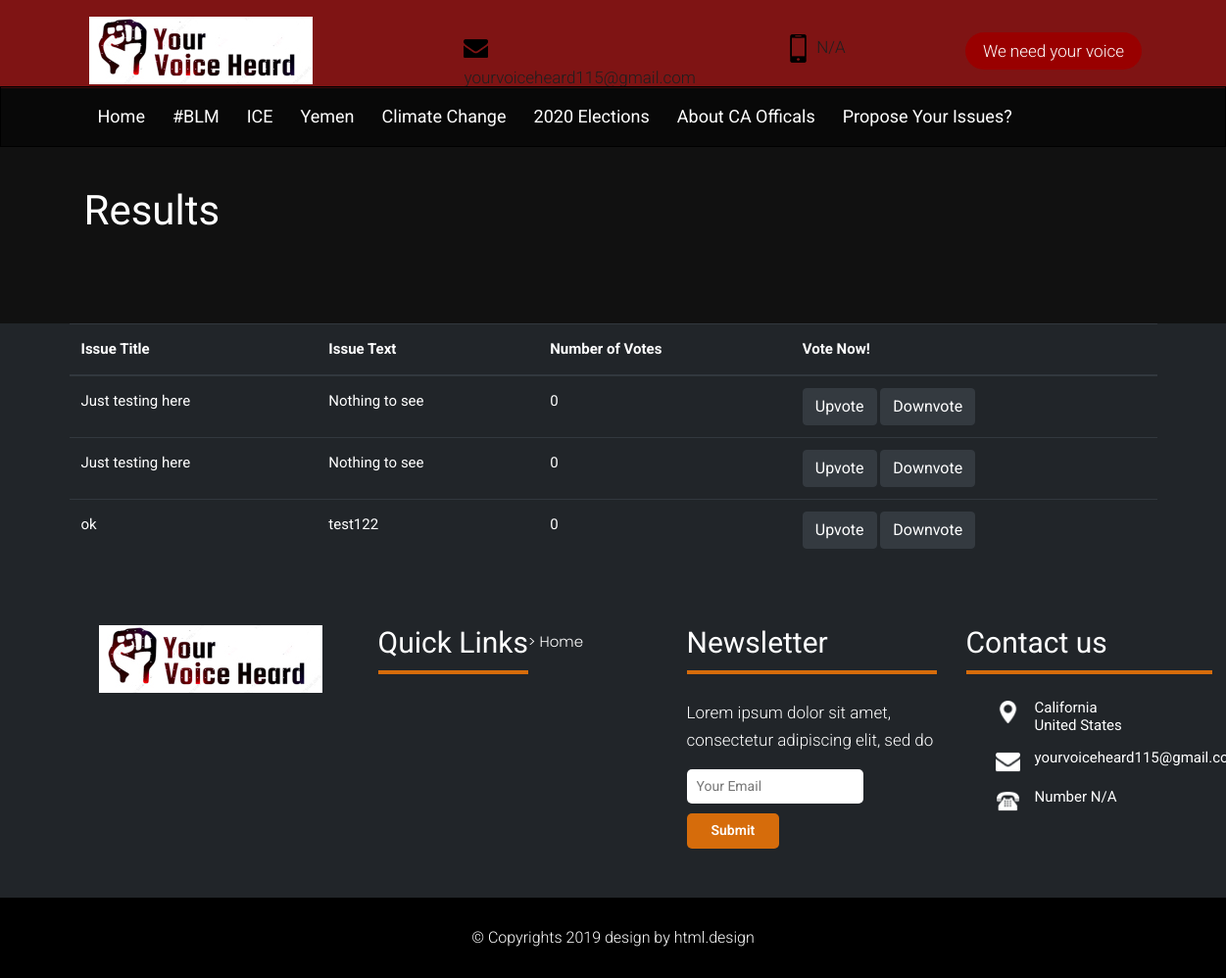
/results, run on an earlier commit of the app's database.
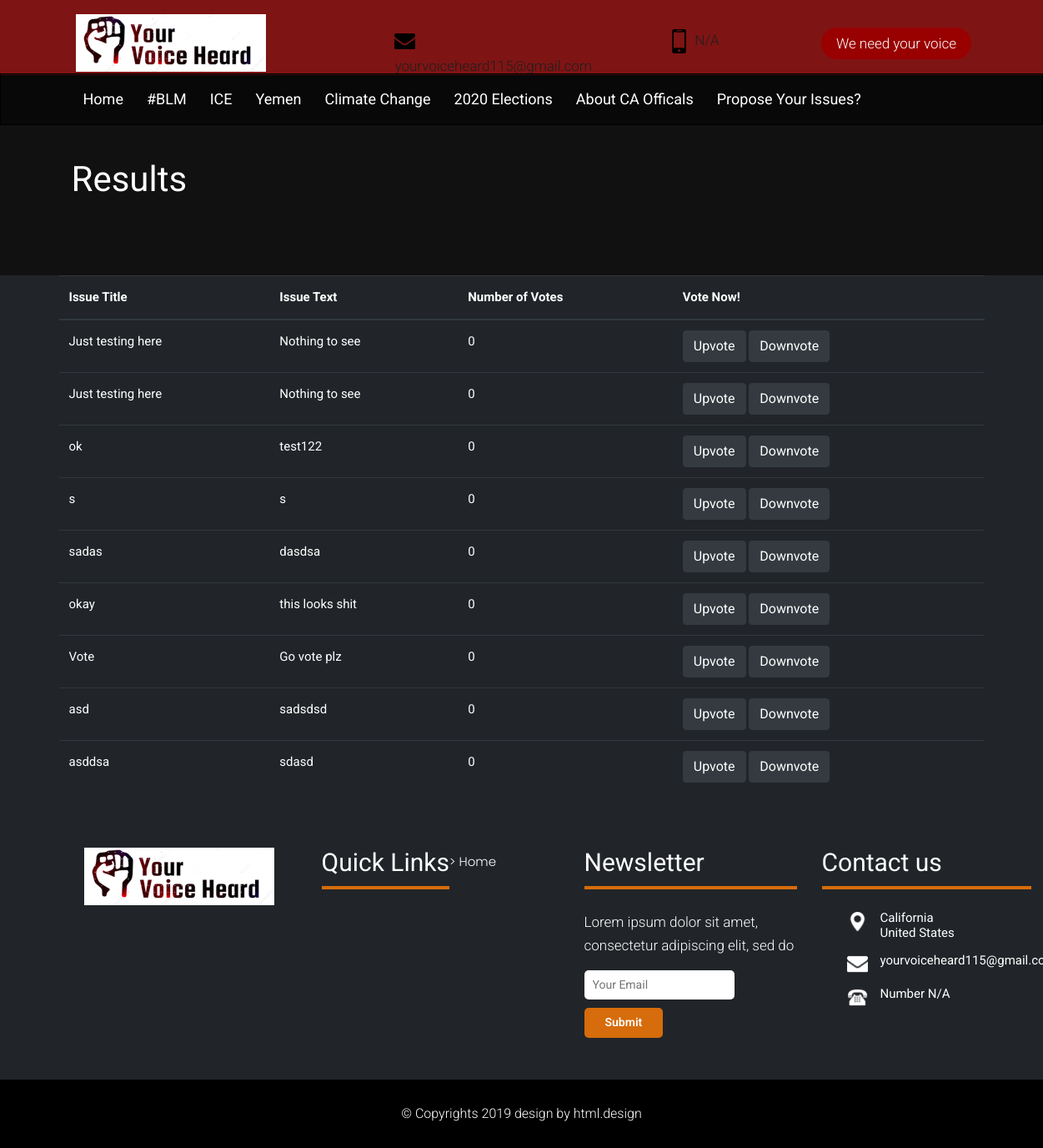
And on a later commit of the database.
### emailreps/models.py (models this page shows, shortened)
class Issue(models.Model):
    issue_name = models.CharField(max_length=200)
    issue_text = models.TextField()

### emailreps/views.py (the view)
# urls.py: path('results', views.results, name='results'),
def results(request):
    curr_issues = Issue.objects.annotate(true_vote=Coalesce(Sum('vote__vote_type'), 0)).order_by('-true_vote')
    context = {'issues': curr_issues}
    return render(request, 'results.html', context)

### emailreps/templates/results.html (shortened to what this page needs)
{% load static %}
<!DOCTYPE html>
<html lang="en">
<head>
    <link rel="stylesheet" href="{% static 'website/css/bootstrap.min.css' %}" />
    <link rel="stylesheet" href="{% static 'website/css/pogo-slider.min.css' %}" />
    <link rel="stylesheet" href="{% static 'website/css/style.css' %}" />
    <link rel="stylesheet" href="{% static 'website/css/responsive.css' %}" />
    <link rel="stylesheet" href="{% static 'website/css/custom.css' %}" />
</head>
<body id="inner_page" data-spy="scroll" data-target="#navbar-wd" data-offset="98">
    <header class="top-header">
        <div class="header_top">
            <div class="container">
                <div class="row">
                    <div class="logo_section">
                        <a class="navbar-brand" href="{% url 'emailreps:index' %}"><img src="{% static 'website/images/logo.jpg' %}" alt="image"></a>
                    </div>
                    <div class="site_information">
                        <ul>
                            <li><a href="mailto:yourvoiceheard115@gmail.com"><img src="{% static 'website/images/mail_icon.png' %}" alt="#" />yourvoiceheard115@gmail.com</a></li>
                            <li><a href="tel:yourvoiceheard115@gmail.com"><img src="{% static 'website/images/phone_icon.png' %}" alt="#" />N/A</a></li>
                            <li><a class="join_bt" href="{% url 'emailreps:vote' %}">We need your voice</a></li>
                        </ul>
                    </div>
                </div>
            </div>
        </div>
        <div class="header_bottom">
          <div class="container">
            <div class="col-sm-12">
                <div class="menu_orange_section">
                   <nav class="navbar header-nav navbar-expand-lg">
                     <div class="menu_section">
                <div class="collapse navbar-collapse justify-content-end" id="navbar-wd">
                    <ul class="navbar-nav">
                        <li><a class="nav-link active" href="{% url 'emailreps:index' %}">Home</a></li>
                        <li><a class="nav-link" href="{% url 'emailreps:blm' %}">#BLM</a></li>
                        <li><a class="nav-link" href="{% url 'emailreps:ice' %}">ICE</a></li>
                        <li><a class="nav-link" href="{% url 'emailreps:yemen' %}">Yemen</a></li>
                        <li><a class="nav-link" href="{% url 'emailreps:climatechange' %}">Climate Change</a></li>
                         <li><a class="nav-link" href="{% url 'emailreps:2020elections' %}">2020 Elections</a></li>
                        <li><a class="nav-link" href="{% url 'emailreps:caofficals' %}">About CA Officals</a></li>
                        <li><a class="nav-link" href="{% url 'emailreps:proposeissues' %}">Propose Your Issues?</a></li>
                    </ul>
                </div>
                     </div>
                 </nav>
                </div>
            </div>
          </div>
        </div>
    </header>
    <div class="section inner_page_banner">
        <div class="container">
            <div class="row">
                <div class="col-md-12">
                    <div class="banner_title">
                        <h3>Results</h3>
                    </div>
                </div>
            </div>
        </div>
    </div>
    <div class="container">
        <table id="IssueTable" class= "table table-dark">
            <thead>
                <tr>
                    <th scope="col">Issue Title</th>
                    <th scope="col">Issue Text</th>
                    <th scope="col">Number of Votes</th>
                    <th scope="col">Vote Now!</th>
                </tr>
            </thead>
            <tbody>
            {% for issue in issues %}
                <tr>
                    <td>{{issue.issue_name}} </td>
                    <td>{{issue.issue_text}} </td>
                    <td>{{issue.true_vote}} </td>
                    <td>
                        <a href="{% url 'emailreps:upvote' id=issue.id %}" class='btn btn-dark'> Upvote </a>
                        <a href="{% url 'emailreps:downvote' id=issue.id %}" class='btn btn-dark'> Downvote </a>
                    </td>
                </tr>
            {% endfor %}
            </tbody>
        </table>
    </div>
    <footer class="footer-box">
        <div class="container">
            <div class="row">
               <div class="col-md-12 white_fonts">
                    <div class="row">
                        <div class="col-sm-6 col-md-6 col-lg-3">
                            <div class="full">
                                <img class="img-responsive" src="{% static 'website/images/footer_logo.png' %}" alt="#" />
                            </div>
                        </div>
                        <div class="col-sm-6 col-md-6 col-lg-3">
                            <div class="full">
                                <h3>Quick Links</h3>
                            </div>
                            <div class="full">
                                <ul class="menu_footer">
                                    <li><a href="{% url 'emailreps:index' %}">> Home</a></li>
                                </ul>
                            </div>
                        </div>
                        <div class="col-sm-6 col-md-6 col-lg-3">
                            <div class="full">
                                <div class="footer_blog full white_fonts">
                             <h3>Newsletter</h3>
                             <p>Lorem ipsum dolor sit amet, consectetur adipiscing elit, sed do</p>
                             <div class="newsletter_form">
                                <form action="index.html">
                                   <input type="email" placeholder="Your Email" name="#" required="">
                                   <button>Submit</button>
                                </form>
                             </div>
                         </div>
                            </div>
                        </div>
                        <div class="col-sm-6 col-md-6 col-lg-3">
                            <div class="full">
                                <div class="footer_blog full white_fonts">
                             <h3>Contact us</h3>
                             <ul class="full">
                                <li><img src="{% static 'website/images/i5.png' %}"><span>California<br>United States</span></li>
                                <li><img src="{% static 'website/images/i6.png' %}"><span>yourvoiceheard115@gmail.com</span></li>
                                <li><img src="{% static 'website/images/i7.png' %}"><span>Number N/A</span></li>
                             </ul>
                         </div>
                            </div>
                        </div>
					</div>
                </div>
			 </div>
        </div>
    </footer>
    <div class="footer_bottom">
        <div class="container">
            <div class="row">
                <div class="col-12">
                    <p class="crp">© Copyrights 2019 design by html.design</p>
                </div>
            </div>
        </div>
    </div>
</body>
</html>

### static/website/css/timeline.css (style rules this page uses)
* { box-sizing: border-box; }

What changed in the data, as far as the page shows it:
added Issue: issue_name "s", issue_text "s", true_vote "0"
added Issue: issue_name "sadas", issue_text "dasdsa", true_vote "0"
added Issue: issue_name "okay", issue_text "this looks shit", true_vote "0"
added Issue: issue_name "Vote", issue_text "Go vote plz", true_vote "0"
added Issue: issue_name "asd", issue_text "sadsdsd", true_vote "0"
added Issue: issue_name "asddsa", issue_text "sdasd", true_vote "0"
